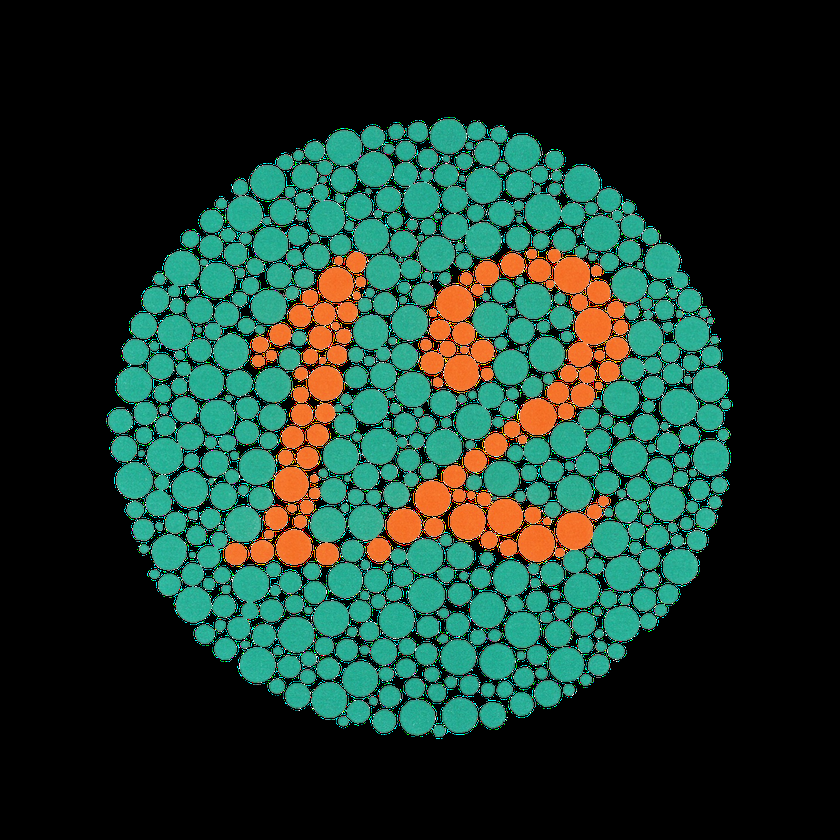
#> input picture data/ishihara/plate01_12.png, 840 x 840 px, shrunk from 1200 x 1200 before the run
$ python -i color_filter.py   (imports and definitions only)
#> lines starting #> are read from the running program, lines starting #| are printed output that depends on the picture; after the words box and inside, x2 and y2 are one past the last pixel; in counts of white or black regions, pixels touching at a corner belong together
import cv2
import numpy as np

# -------- 공통 유틸 --------
def _clip_uint8(img):
    return np.clip(img, 0, 255).astype(np.uint8)

def _apply_clahe_l_channel(lab, clip_limit=2.0, tile_grid_size=(8, 8)):
    L, A, B = cv2.split(lab)
    clahe = cv2.createCLAHE(clipLimit=clip_limit, tileGridSize=tile_grid_size)
    L = clahe.apply(L)
    return cv2.merge([L, A, B])

def _boost_saturation_hsv(rgb, sat_scale=1.10):
    hsv = cv2.cvtColor(rgb, cv2.COLOR_RGB2HSV)
    H, S, V = cv2.split(hsv)
    S = np.clip(S.astype(np.float32) * sat_scale, 0, 255).astype(np.uint8)
    hsv = cv2.merge([H, S, V])
    return cv2.cvtColor(hsv, cv2.COLOR_HSV2RGB)

def _shift_hue_for_reds(rgb, deg=6):
    """
    빨강 계열만 살짝 푸른쪽으로 회전 (프로타노피아 분리 강화).
    deg: 0~179 (OpenCV HSV 기준 한 바퀴 180)
    """
    hsv = cv2.cvtColor(rgb, cv2.COLOR_RGB2HSV)
    H, S, V = cv2.split(hsv)
    # 빨간색 영역: [0~15] or [165~179]
    mask_r1 = (H <= 15)
    mask_r2 = (H >= 165)
    H = H.astype(np.int16)
    H[mask_r1] = (H[mask_r1] + deg) % 180
    H[mask_r2] = (H[mask_r2] - deg) % 180
    H = H.astype(np.uint8)
    hsv = cv2.merge([H, S, V])
    return cv2.cvtColor(hsv, cv2.COLOR_HSV2RGB)

# -------- 유형별 보정 --------
def _correct_protanopia(rgb):
    """
    프로타노피아(적원추 결손):
    - Lab a축(녹-적) 대비 강화(+bias)로 적/녹 분리
    - 빨강계열 hue를 살짝 푸른쪽으로 이동
    - 전체 채도 소폭 증가, L 대비(명암) 보정
    """
    lab = cv2.cvtColor(rgb, cv2.COLOR_RGB2LAB)
    L, A, B = cv2.split(lab)

    A = A.astype(np.float32)
    # a 축을 살짝 양의 방향으로 밀어 적-녹 분리 강화
    A = (A - 128.0) * 1.15 + 128.0 + 8.0
    A = np.clip(A, 0, 255).astype(np.uint8)

    lab = cv2.merge([L, A, B])
    lab = _apply_clahe_l_channel(lab, clip_limit=2.0)
    rgb2 = cv2.cvtColor(lab, cv2.COLOR_LAB2RGB)
    rgb2 = _shift_hue_for_reds(rgb2, deg=6)    # 빨강만 국소 hue 이동
    rgb2 = _boost_saturation_hsv(rgb2, sat_scale=1.10)
    return rgb2

# [83 lines left out: functions _correct_deuteranopia, _correct_tritanopia, apply_colorblind_filter, simulate_cvd_rgb, not called in this run]

>>> import cv2
>>> picture = cv2.cvtColor(cv2.imread('data/ishihara/plate01_12.png'), cv2.COLOR_BGR2RGB)
>>> result = _correct_protanopia(picture)
#> in _correct_protanopia, `lab = cv2.cvtColor(rgb, cv2.COLOR_RGB2LAB)`: lab: shape (840, 840, 3); mean of channels 0, 1, 2 55.2, 119.9, 132.3
#> in _correct_protanopia, `L, A, B = cv2.split(lab)`:
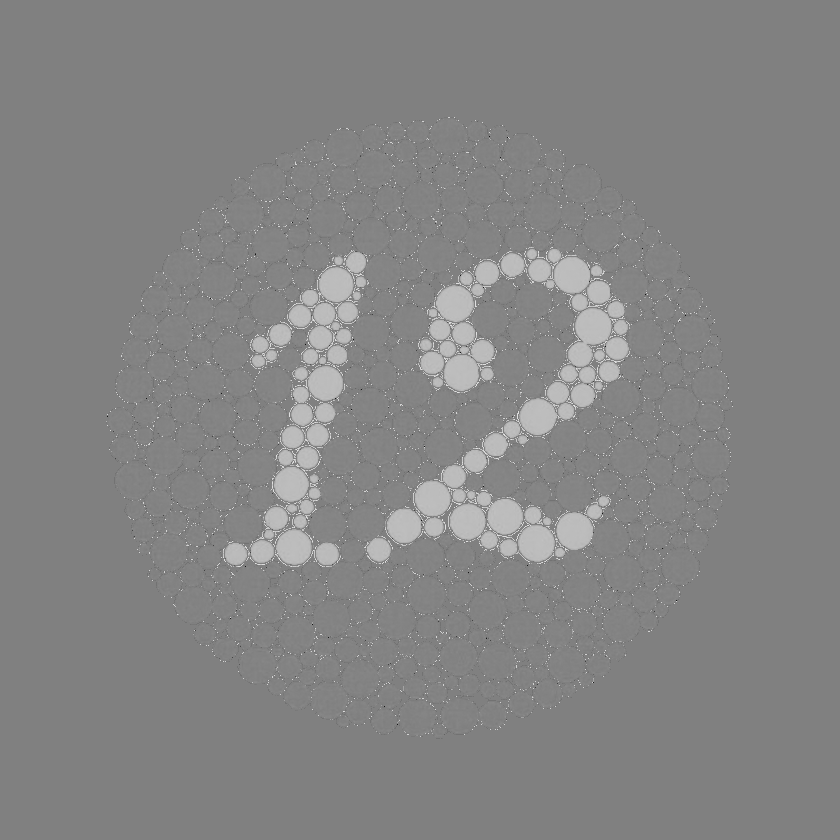
#> B: shape (840, 840); min 20, max 223, mean 132.3
#> in _correct_protanopia, `lab = cv2.merge([L, A, B])`: lab: shape (840, 840, 3); mean of channels 0, 1, 2 55.2, 126.5, 132.3
#> in _apply_clahe_l_channel, `return cv2.merge([L, A, B])`: returned value: shape (840, 840, 3); mean of channels 0, 1, 2 56.1, 126.5, 132.3
#> in _shift_hue_for_reds, `hsv = cv2.cvtColor(rgb, cv2.COLOR_RGB2HSV)`: hsv: shape (840, 840, 3); mean H, S, V 139, 227.9, 75.7
#> in _shift_hue_for_reds, `H, S, V = cv2.split(hsv)`:
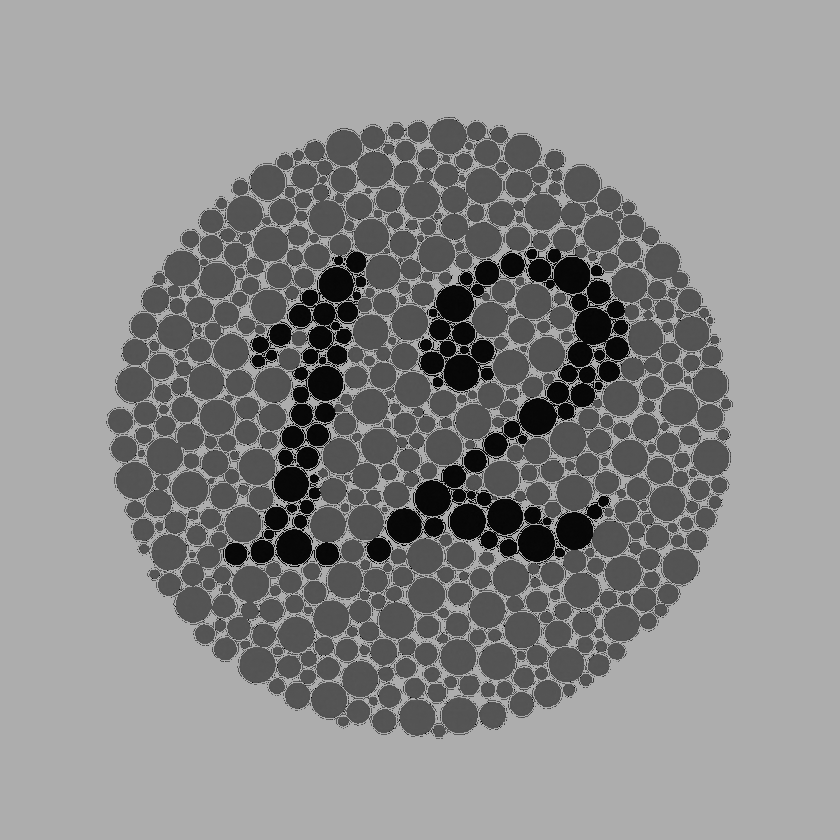
#> H: shape (840, 840); min 0, max 179, mean 139
#> in _shift_hue_for_reds, `H, S, V = cv2.split(hsv)`:
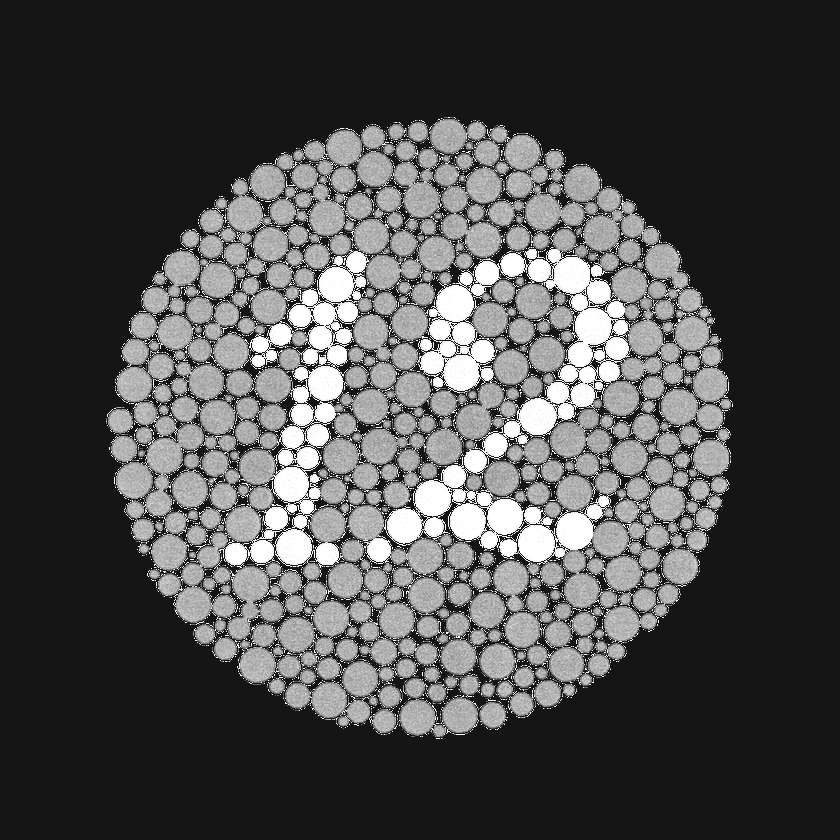
#> V: shape (840, 840); min 18, max 255, mean 75.7
#> in _shift_hue_for_reds, `mask_r1 = (H <= 15)`:
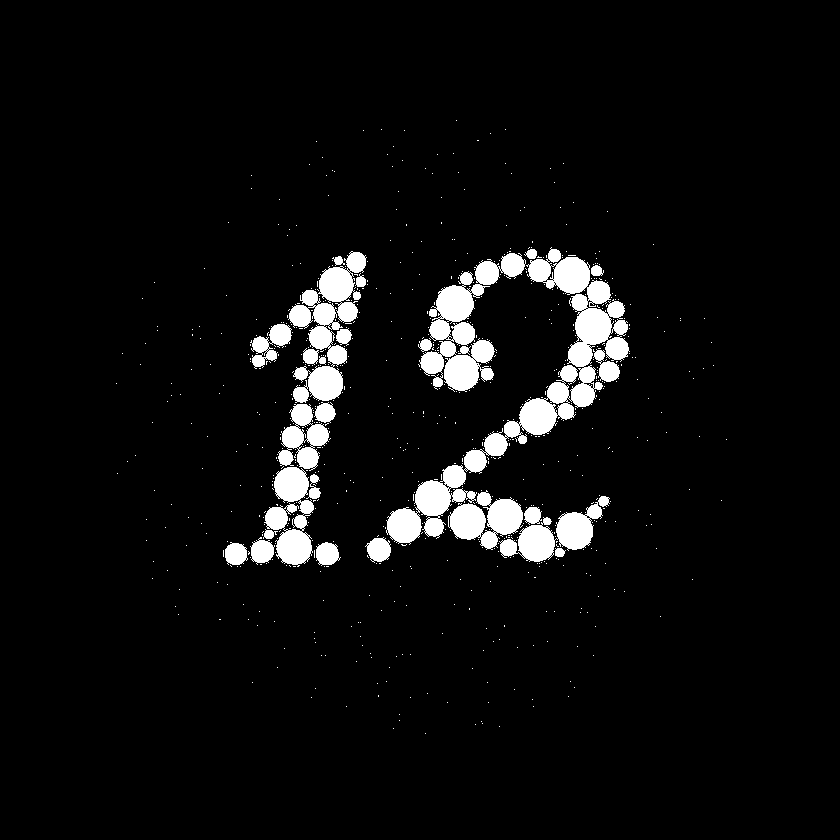
#> mask_r1: shape (840, 840) bool; 5.4% white; 725 white regions (698 under 20 px), largest, box (x1, y1, x2, y2) and area: (386, 247, 630, 545) 11792, (419, 253, 526, 392) 5558, (288, 251, 367, 403) 5011
#> in _shift_hue_for_reds, `mask_r2 = (H >= 165)`: mask_r2: shape (840, 840) bool; 66.6% white; 1046 black regions (1037 under 20 px), largest, box (x1, y1, x2, y2) and area: (110, 119, 733, 737) 231762, (131, 518, 164, 555) 573, (107, 408, 133, 436) 511
#> in _shift_hue_for_reds, `H[mask_r1] = (H[mask_r1] + deg) % 180`: H: shape (840, 840) int16; min 6, max 179, mean 139.3
#> in _shift_hue_for_reds, `hsv = cv2.merge([H, S, V])`: hsv: shape (840, 840, 3); mean H, S, V 135.3, 227.9, 75.7
#> in _boost_saturation_hsv, `hsv = cv2.cvtColor(rgb, cv2.COLOR_RGB2HSV)`: hsv: shape (840, 840, 3); mean H, S, V 135.3, 228.1, 75.7
#> in _boost_saturation_hsv, `S = np.clip(S.astype(np.float32) * sat_scale, 0, 255).astype(np.uint8)`:
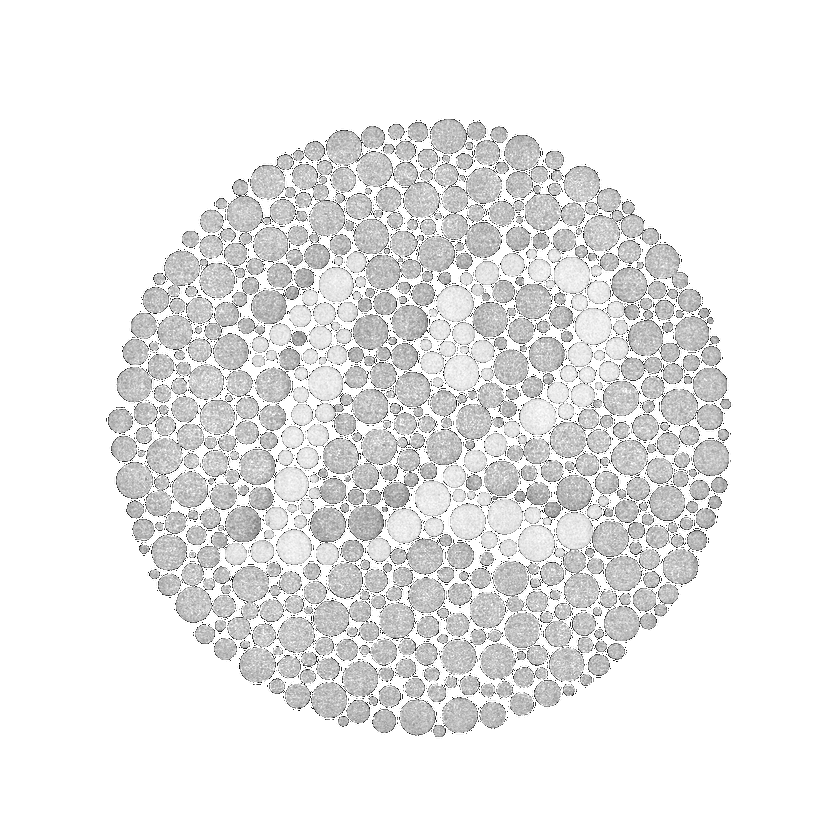
#> S: shape (840, 840); min 5, max 255, mean 233.5
#> in _boost_saturation_hsv, `hsv = cv2.merge([H, S, V])`: hsv: shape (840, 840, 3); mean H, S, V 135.3, 233.5, 75.7
#> in _boost_saturation_hsv, `return cv2.cvtColor(hsv, cv2.COLOR_HSV2RGB)`:
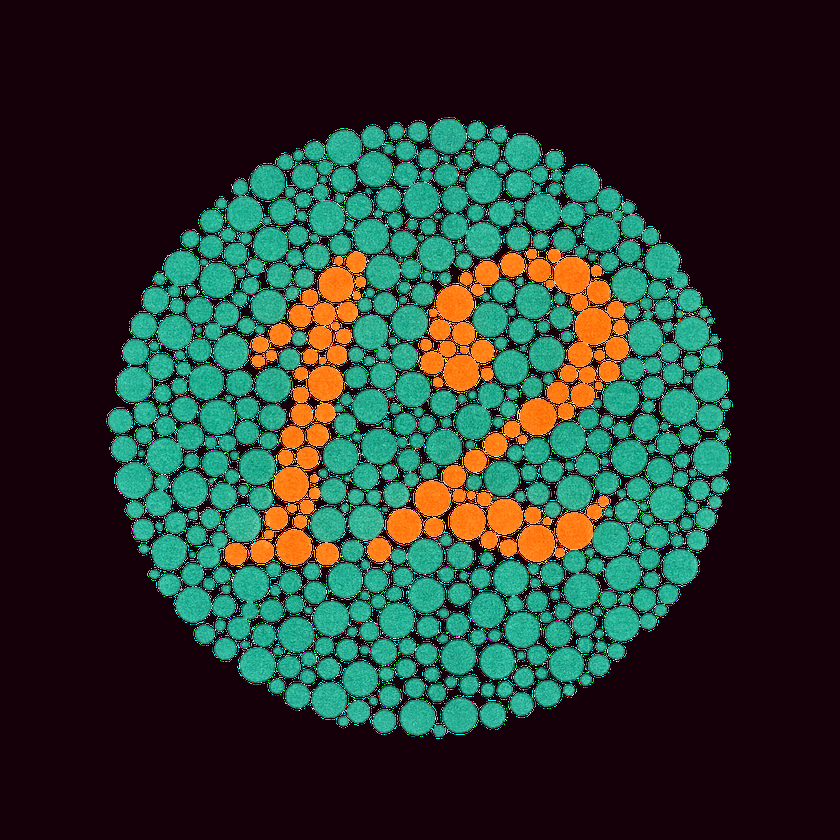
#> returned value: shape (840, 840, 3); mean R, G, B 41.2, 54.6, 47.5
